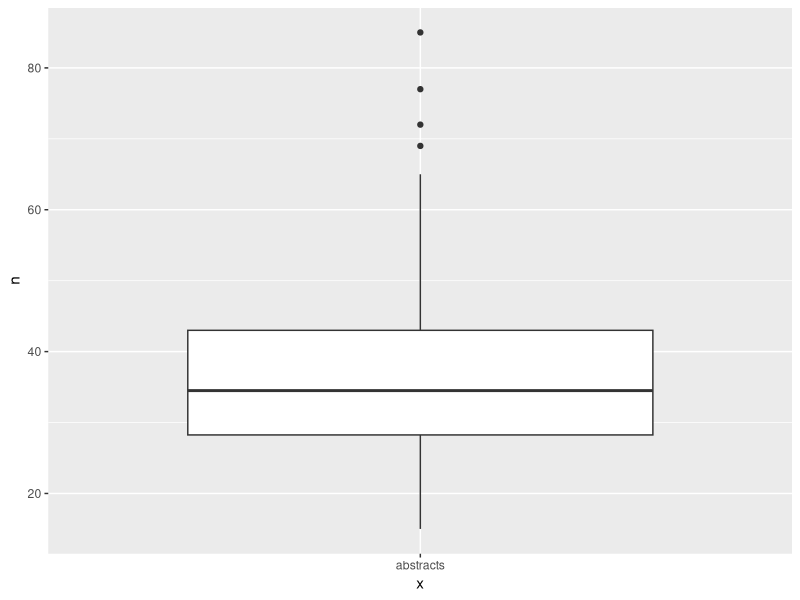
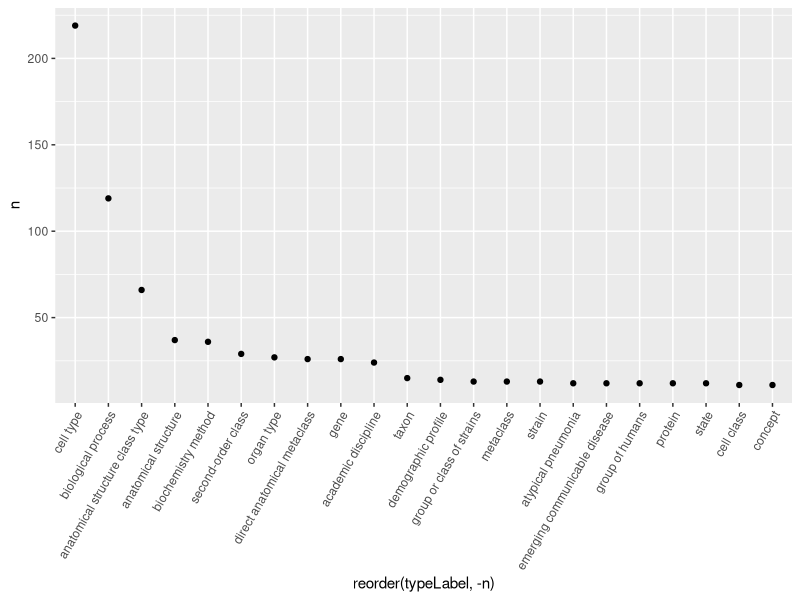
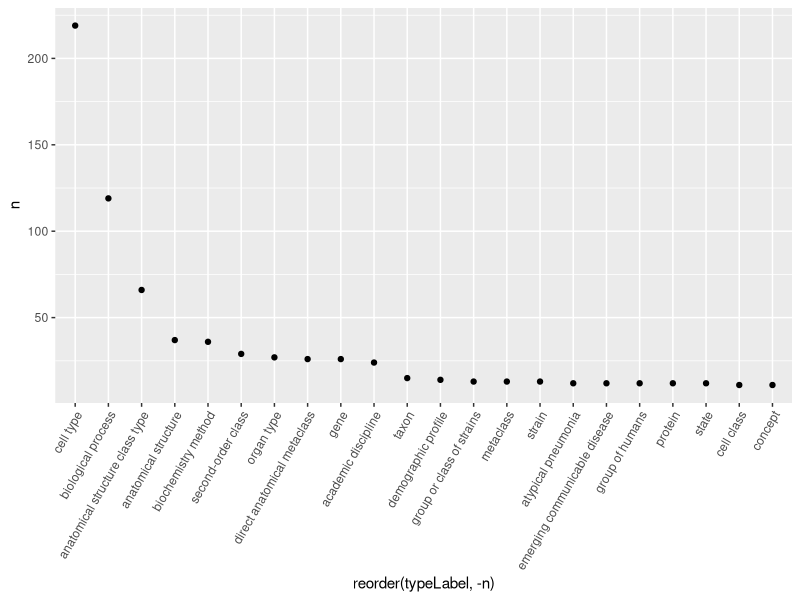

Here is the R script that generated these plots, in order: (Note: this script raises an error after producing the figures.)
library(readr)
library(dplyr)
library(urltools)

annotations <- read.csv("hypothesis_annotations.csv")


abstract_annotations <-
  annotations %>% dplyr::filter(url != "https://europepmc.org/article/MED/29206104")


library(ggplot2)




abstract_annotations %>%
  group_by(url) %>%
  count() %>%
  ggplot(aes(y = n, x = "abstracts")) +
    geom_boxplot()


p <- abstract_annotations  %>%
  group_by(typeLabel) %>%
  count() %>%
  filter(typeLabel != "") %>%
  filter(n > 10) %>%
  ggplot(aes(y = n, x = reorder(typeLabel, -n))) +
  geom_point() + theme(axis.text.x = element_text(angle = 60, hjust=1))


ggsave("test.pdf")
plot(p)
dev.off()




dev.off()
